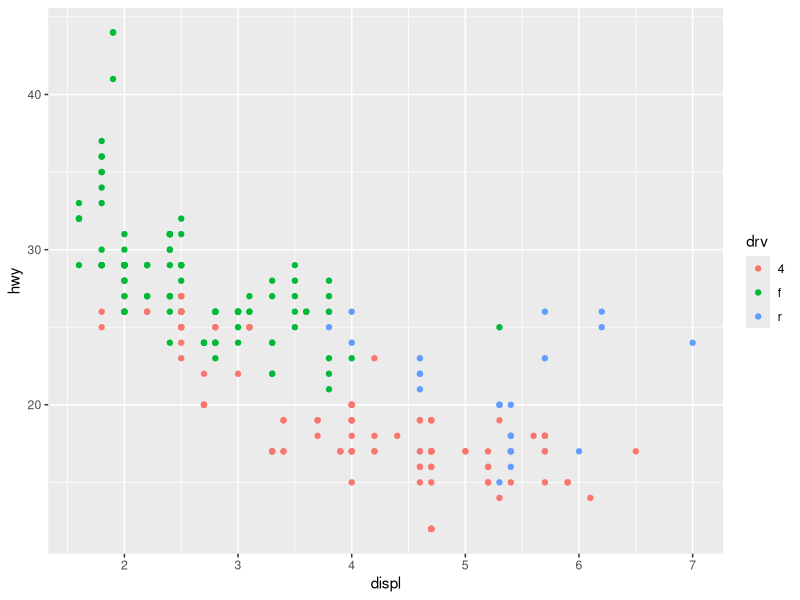
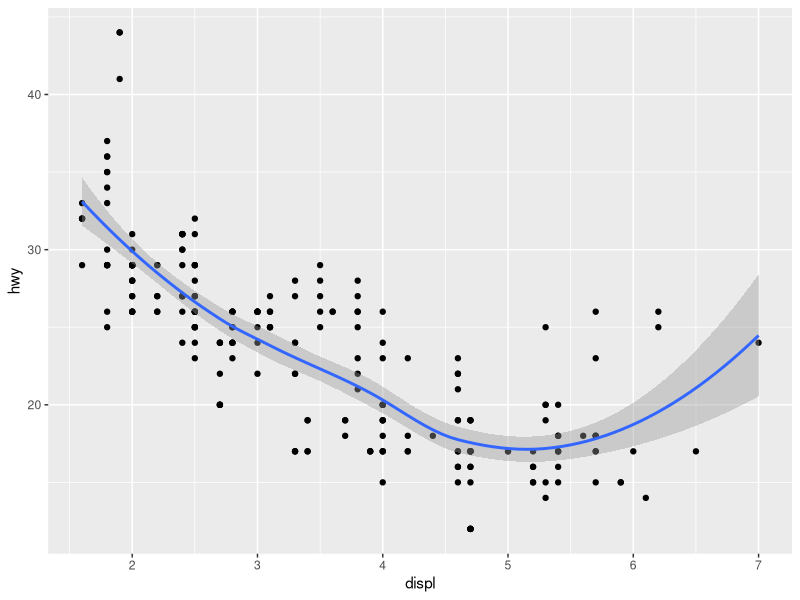

Write R code to recreate these figures, in order. (Note: this script raises an error after producing the figures.)
library(ggplot2)
qplot(displ, hwy, data = mpg, color = drv)
qplot(displ, hwy, data = mpg, geom = c("point", "smooth"))
str(maacs)
View(maacs)
qplot(logpm25, NocturnalSympt, data = maacs, facets = . ~bmicat, geom = 
        c("point", "smooth"), method= "lm")

